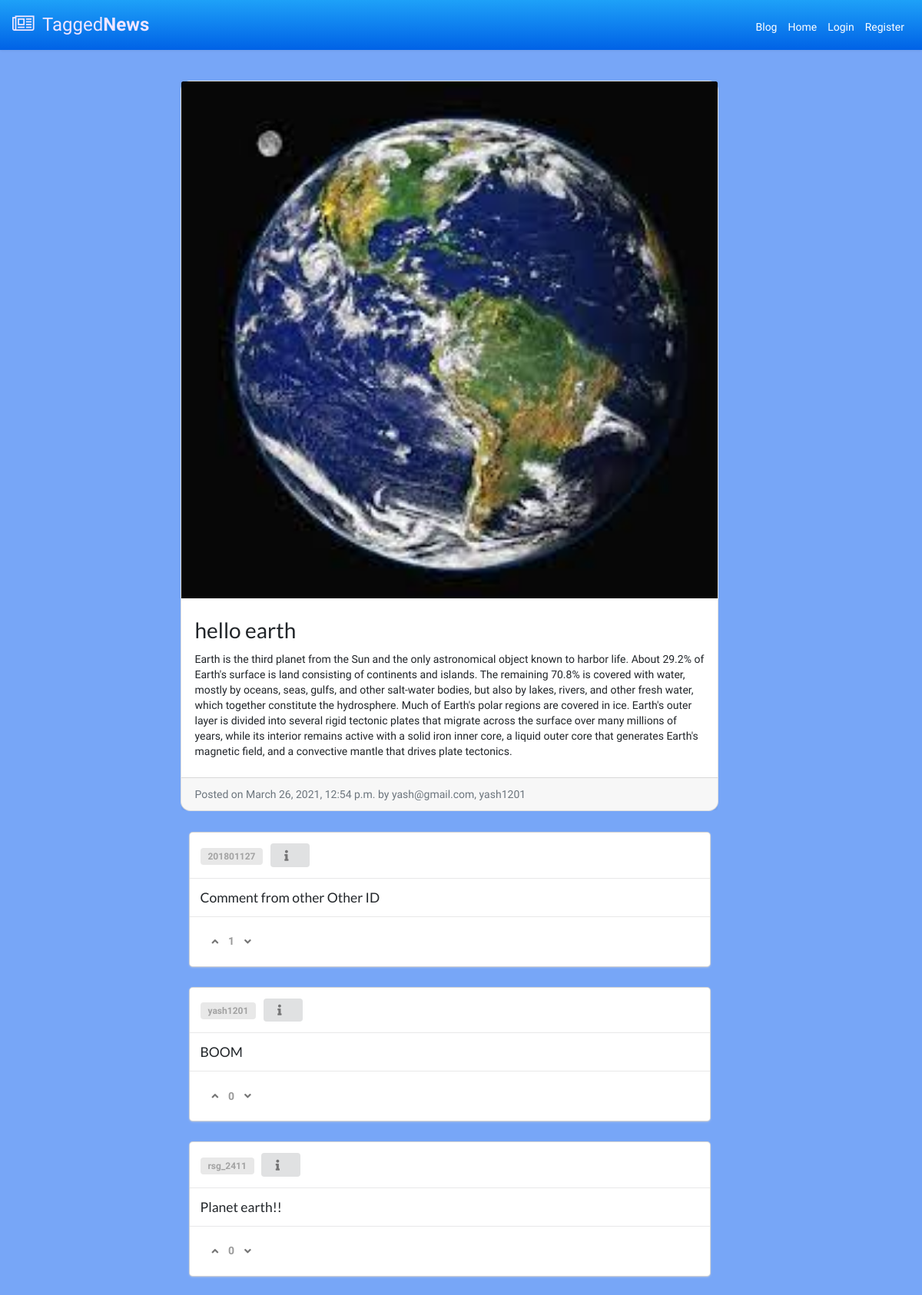
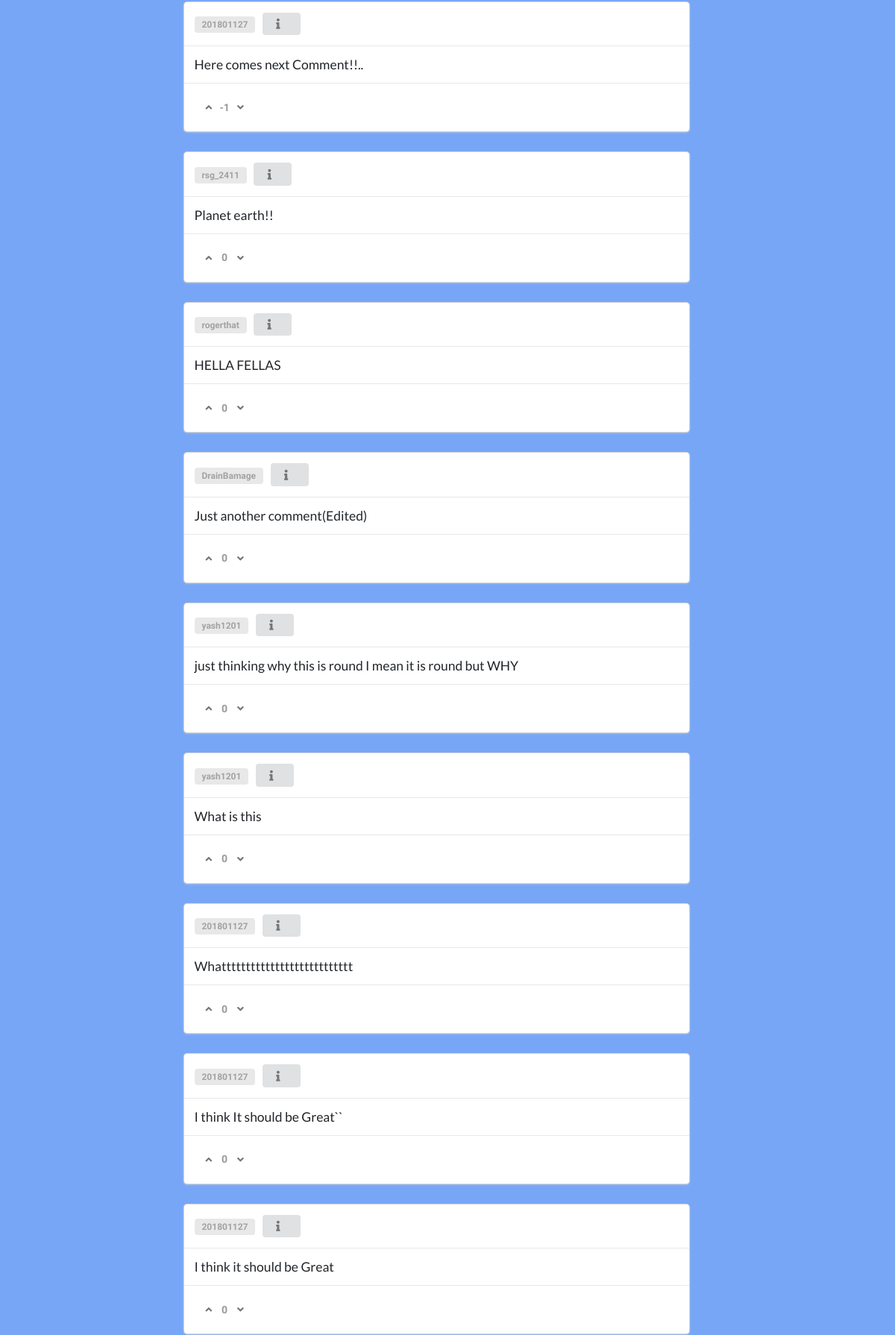
The page /blog1/yash1201-hello-earth/ (upper part) on the database its author committed (2 pictures, top to bottom).
### blog/models.py (models this page shows, shortened)
class BlogPost(models.Model):
    title               = models.CharField(max_length=50, null=False, blank=False)
    body                = models.TextField(max_length=5000, null=False, blank=False)
    image               = models.ImageField(upload_to=upload_location, null=False, blank=True, default=None)
    date_published      = models.DateTimeField(auto_now_add=True, verbose_name="date_publishd")
    date_updated        = models.DateTimeField(auto_now=True, verbose_name="date_updated")
    author              = models.ForeignKey(settings.AUTH_USER_MODEL, on_delete=models.CASCADE)
    slug                = models.SlugField(blank=True, unique=True)
    upvote              = models.IntegerField(default=0)
    downvote            = models.IntegerField(default=0)
    form_url            = models.URLField(max_length=250, blank=True)

class Comment(models.Model):
    body                = models.TextField(max_length=5000, null=False, blank=False)
    blog                = models.ForeignKey(BlogPost, on_delete=models.CASCADE)
    date_published      = models.DateTimeField(auto_now_add=True, verbose_name="date_publishd")
    date_updated        = models.DateTimeField(auto_now=True, verbose_name="date_updated")
    author              = models.ForeignKey(settings.AUTH_USER_MODEL, on_delete=models.CASCADE)
    upvote              = models.IntegerField(default=0)
    downvote            = models.IntegerField(default=0)
    def count_vote(self):
        return self.upvote-self.downvote

### account/models.py (models this page shows, shortened)
class Account(AbstractBaseUser, PermissionsMixin):
    email                       = models.EmailField(verbose_name="email", max_length=60, unique=True)
    username                    = models.CharField(max_length=30, unique=True)
    avatar                      = models.ImageField(upload_to=upload_location,default='avatar/default.png', blank=False)
    date_joined                 = models.DateTimeField(verbose_name='date joined', auto_now_add=True)
    last_login                  = models.DateTimeField(verbose_name='last login', auto_now=True)
    is_admin                    = models.BooleanField(default=False)
    is_active                   = models.BooleanField(default=True)
    is_staff                    = models.BooleanField(default=False)
    is_superuser                = models.BooleanField(default=False)
    USERNAME_FIELD = 'email'
    REQUIRED_FIELDS = ['username',]
    objects = MyAccountManager()
    def __str__(self):
        return self.email + ", " + self.username

### blog/views.py (the view, shortened to what this page needs)
# urls.py: path('<slug>/',detail_blog_view, name='detail'),
def detail_blog_view(request, slug):
	context = {}
	blog_post = get_object_or_404(blog, slug=slug)
	context['visible'] = True
	user = request.user
	if not user.is_authenticated:
		context['visible'] = False
	context['user'] = user.username
	form = CreateCommentForm(request.POST or None, request.FILES or None)
	if form.is_valid():
		obj = form.save(commit=False)
		obj.blog = blog_post
		obj.author = user
		obj.save()
		form = CreateCommentForm()
	context['form'] = form
	comments = Comment.objects.filter(blog=blog_post).order_by('-date_updated')
	context['blog_post'] = blog_post
	context['comments'] = []
	if not request.user.is_authenticated:
		for comment in comments:
			obj = {}
			obj['comment'] = comment
			obj['liked'] = False
			obj['type'] = False
			context['comments'].append(obj)
	return render(request, 'blog/detail_blog.html', context)

### blog/templates/blog/detail_blog.html (shortened to what this page needs)
{% extends 'base.html' %}
{% block content %}
<body>
<div class="container">
	<div class="ui grid">
		<div class="row ">
			<div class="card m-auto">
				{% if blog_post.image %}
				<img class="card-img-top" src="{{blog_post.image.url}}">
				{% endif %}
				<div class="card-body mt-2 mb-2">
				<h2 class="card-title">{{blog_post.title}}</h2>
				<p class="card-text">{{blog_post.body}}</p>
				</div>
				<div class="card-footer text-muted">
				Posted on {{blog_post.date_published}} by {{blog_post.author}}
				</div>
			</div>
		</div>
		{% for comm in comments %}
		<div class="row">
			<div class=" m-auto ten wide column">
				<div class="ui fluid card ">
					<div class="content" >
						<a class="item">
							<div class="ui horizontal label">
								<a href="{% url 'profile' comm.comment.author.username %}">{{comm.comment.author.username}}</a>
							</div>
						</a>
						<button class="ui compact button" data-tooltip="{{comm.comment.date_published}}" data-position="right center">
							<i class="info icon"></i>
						</button>
					</div>
					<div class="content">
						<h5 class="card-title">{{comm.comment.body}}</h5>
					</div>
					<div class="content">
						<div class="all-buttons">
							<div class="ui buttons" id="vote">
								<form action="{% url 'blog:comment_like' pk=comm.comment.pk option='U' %}" method="POST">
									<div type="submit", name="comment_id", value="{{comm.comment_id}}">
										{% if not comm.liked %}
											<button class="ui icon button">
												<i class="angle up icon"></i>
											</button>
										{% elif comm.type %}
											<button class="ui icon button">
												<i class="angle double up icon"></i>
											</button>
										{% else %}
											<button class="ui icon button">
												<i class="angle up icon"></i>
											</button>
										{% endif %}
										</div>
								</form>
								<div class="ui buttons" id="vote">
									<div class="or" data-text={{comm.comment.count_vote}}></div>
								</div>
								<form action="{% url 'blog:comment_like' pk=comm.comment.pk option='D' %}" method="POST">
									<div type="submit", name="comment_id", value="{{comm.comment_id}}">
									{% if not comm.liked %}
										<button class="ui icon button">
											<i class="angle down icon"></i>
										</button>
									{% elif not comm.type %}
										<button class="ui icon button">
										<i class="angle double down icon"></i>
									</button>
									{% else %}
										<button class="ui icon button">
											<i class="angle down icon"></i>
										</button>
									{% endif %}
									</div>
								</form>
							</div>
						</div>
					</div>
				</div>
		</div>
		</div>
		{% endfor %}
	</div>
</div>
</body>
{% endblock content %}

### templates/snippets/header.html (style rules this page uses)
body { background: #eeeeee; font-family: 'Varela Round', sans-serif; }

### blog/templates/blog/detail_blog.html (style rules this page uses)
body { background: #77A6F7; }
.card { max-width: 700px; border-radius: 0.9rem; }
.container { padding:20px; }
.ui.icon.button { background-color: #ffffff; }

### rows shown on the page
BlogPost: image (picture), title "hello earth", body "Earth is the third planet from the Sun and the only astronomical object known to harbor life. About 29.2% of Earth's surface is land consisting of continents and islands. The remaining 70.8% is covered with water, mostly by oceans, seas, gulfs, and other salt-water bodies, but also by lakes, rivers, and other fresh water, which together constitute the hydrosphere. Much of Earth's polar regions are covered in ice. Earth's outer layer is divided into several rigid tectonic plates that migrate across the surface over many millions of years, while its interior remains active with a solid iron inner core, a liquid outer core that generates Earth's magnetic field, and a convective mantle that…", date_published "March 26, 2021, 12:54 p.m.", author "yash@gmail.com, yash1201"
Comment: comment.author.username "201801127", comment.body "Comment from other Other ID", upvote 1 (drawn)
Comment: comment.author.username "yash1201", comment.body "BOOM", upvote 0 (drawn)
Comment: comment.author.username "rsg_2411", comment.body "Planet earth!!", upvote 0 (drawn)
Comment: comment.author.username "201801127", comment.body "Here comes next Comment!!..", upvote 0 (drawn)
Comment: comment.author.username "rsg_2411", comment.body "Planet earth!!", upvote 0 (drawn)
Comment: comment.author.username "rogerthat", comment.body "HELLA FELLAS", upvote 0 (drawn)
Comment: comment.author.username "DrainBamage", comment.body "Just another comment(Edited)", upvote 0 (drawn)
Comment: comment.author.username "yash1201", comment.body "just thinking why this is round I mean it is round but WHY", upvote 0 (drawn)
Comment: comment.author.username "yash1201", comment.body "What is this", upvote 0 (drawn)
Comment: comment.author.username "201801127", comment.body "Whattttttttttttttttttttttttttt", upvote 0 (drawn)
Comment: comment.author.username "201801127", comment.body "I think It should be Great``", upvote 0 (drawn)
Comment: comment.author.username "201801127", comment.body "I think it should be Great", upvote 0 (drawn)
